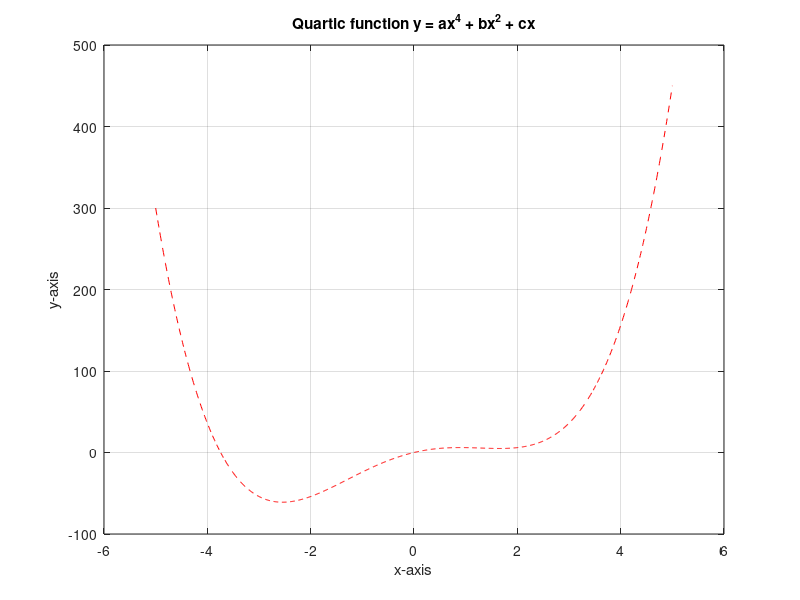

Write the MATLAB code that produced this figure.
%% PlotQuartic
%  Plot the quartic function y = ax^4 + bx^2 + cx
%  Author : Odanson

%%  Set Parameters
x = linspace(-5,5,1000);
a = 1;
b = -10;
c = 15;
y = a*x.^4 + b*x.^2 + c*x;
%%  Plot function
plot(x,y,'r--');
xlabel('x-axis');
ylabel('y-axis');
grid on;
title('Quartic function y = ax^4 + bx^2 + cx');